Frame 1 (no input): blank canvas, image omitted
Frame 60 (no input): blank canvas, image omitted
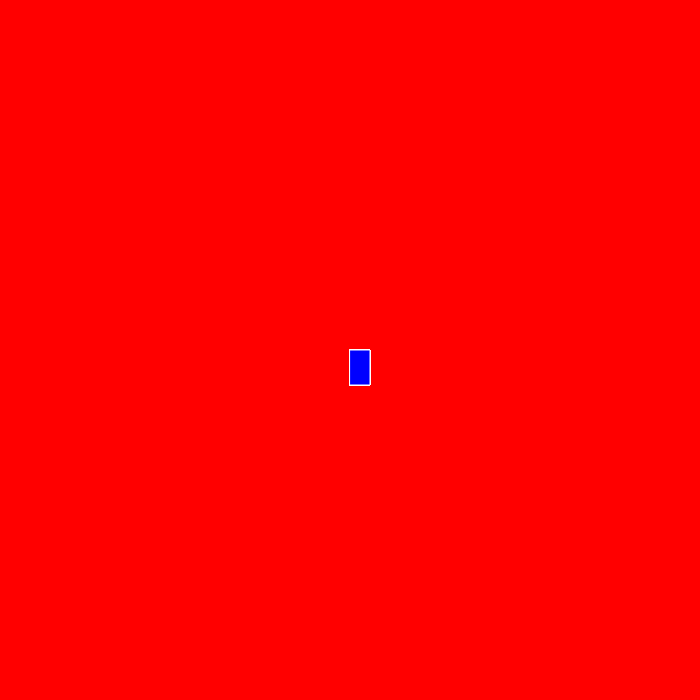
Frame 120 (the mouse pressed at the canvas centre since frame 60)

The p5.js sketch whose frames 1 and 60 were blank and that drew this single picture after the mouse press (run headless with seeded random() and noise() and a simulated clock; from frame 60 on, the mouse is pressed at the canvas centre):

// p5.js sketch
// ── sketch.js
function setup() {
    createCanvas(700, 700);
    background("red");
  }
  
  function draw() {
    
    stroke("white")
    fill("blue")
    //console.log(mouseIsPressed)
    if(mouseIsPressed) {
        rect(mouseX, mouseY, 20, 35)
    } 
    }
